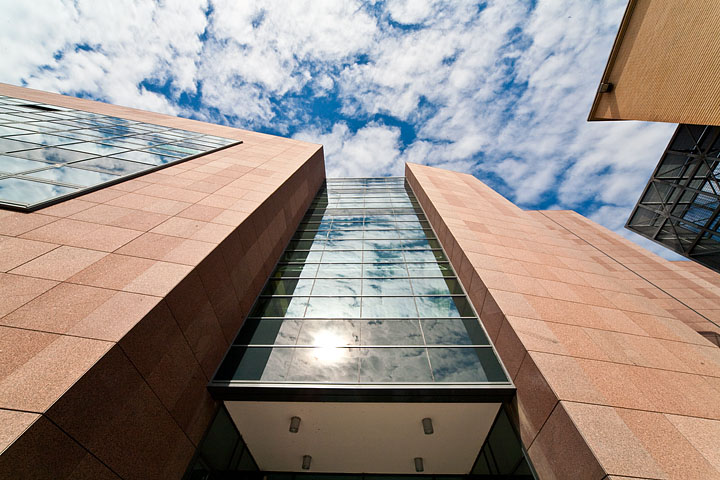
#> input picture Image processing and computer vision/lab2/images/Poli.jpg, 720 x 480 px
$ python still-image.py
#> lines starting #> are read from the running program, lines starting #| are printed output that depends on the picture
import cv2
import matplotlib.pyplot as plt

# prepare to convert a RGB image in grayscale and save it
location = 'images/Poli.jpg'
img = cv2.imread(location)
#> img is the input picture: shape (480, 720, 3); mean B, G, R 135.4, 142, 154.1
gray = cv2.cvtColor(img, cv2.COLOR_BGR2GRAY)
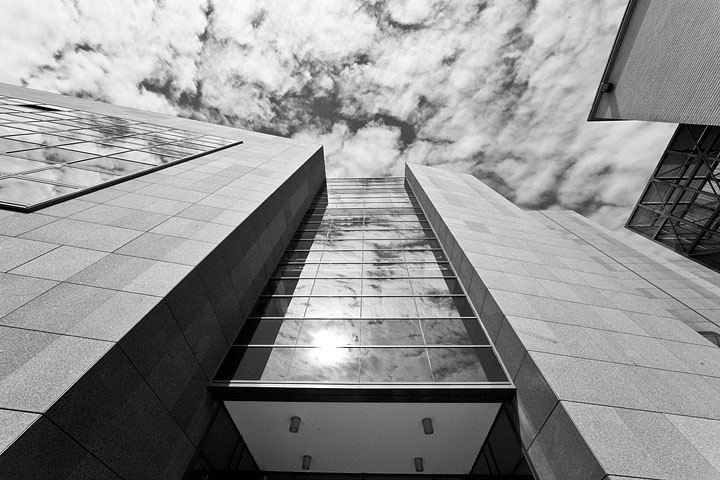
#> gray: shape (480, 720); min 0, max 255, mean 144.9

# now, we want to show the two images...
# convert in RBG for matplotlib and prepare the first plot
img = cv2.cvtColor(img, cv2.COLOR_BGR2RGB)
plt.subplot(1, 2, 1).axis('off')  # subplot; plus, it hides ticks and borders
plt.imshow(img)
plt.title("RGB Image")

# convert in grayscale and show both plots
plt.subplot(1, 2, 2).axis('off')
plt.imshow(gray, 'gray')  # or cmap='gray'
plt.title("Grayscale Image")
plt.show()
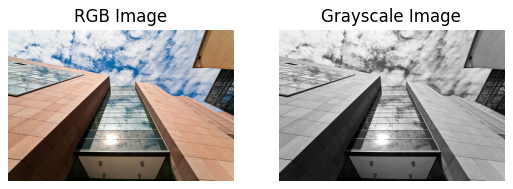
#> figure drawn by matplotlib, 2 panels
